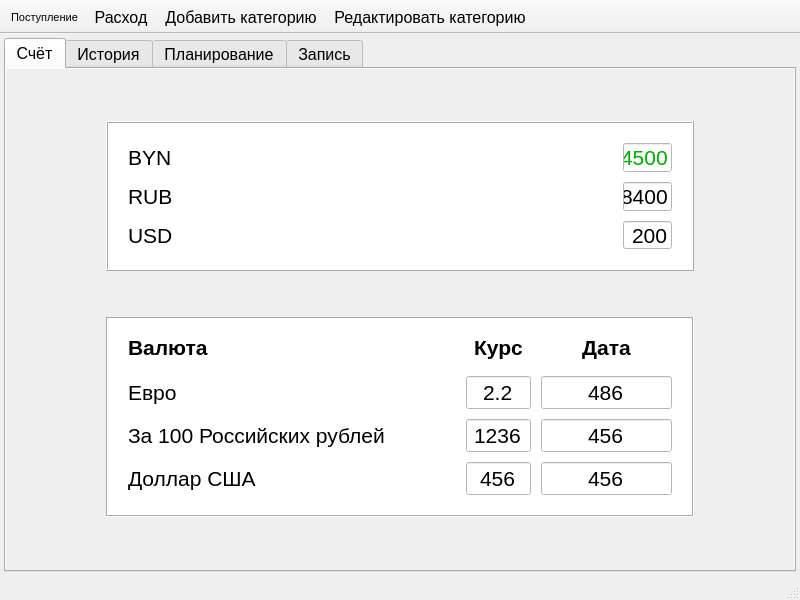
<?xml version="1.0" encoding="UTF-8"?>
<ui version="4.0">
 <author>Sergey Sluka</author>
 <class>MainWindow</class>
 <widget class="QMainWindow" name="MainWindow">
  <property name="windowModality">
   <enum>Qt::WindowModal</enum>
  </property>
  <property name="enabled">
   <bool>true</bool>
  </property>
  <property name="geometry">
   <rect>
    <x>0</x>
    <y>0</y>
    <width>800</width>
    <height>600</height>
   </rect>
  </property>
  <property name="sizePolicy">
   <sizepolicy hsizetype="Fixed" vsizetype="Fixed">
    <horstretch>0</horstretch>
    <verstretch>0</verstretch>
   </sizepolicy>
  </property>
  <property name="minimumSize">
   <size>
    <width>800</width>
    <height>600</height>
   </size>
  </property>
  <property name="maximumSize">
   <size>
    <width>800</width>
    <height>600</height>
   </size>
  </property>
  <property name="baseSize">
   <size>
    <width>800</width>
    <height>600</height>
   </size>
  </property>
  <property name="font">
   <font>
    <pointsize>12</pointsize>
   </font>
  </property>
  <property name="cursor">
   <cursorShape>ArrowCursor</cursorShape>
  </property>
  <property name="mouseTracking">
   <bool>false</bool>
  </property>
  <property name="windowTitle">
   <string notr="true">Домашняя бухгалтерия</string>
  </property>
  <property name="toolTip">
   <string notr="true">Домашняя бухгалтерия</string>
  </property>
  <property name="autoFillBackground">
   <bool>true</bool>
  </property>
  <property name="windowFilePath">
   <string/>
  </property>
  <property name="inputMethodHints">
   <set>Qt::ImhNone</set>
  </property>
  <property name="iconSize">
   <size>
    <width>16</width>
    <height>16</height>
   </size>
  </property>
  <property name="toolButtonStyle">
   <enum>Qt::ToolButtonIconOnly</enum>
  </property>
  <property name="animated">
   <bool>true</bool>
  </property>
  <property name="documentMode">
   <bool>false</bool>
  </property>
  <property name="tabShape">
   <enum>QTabWidget::Rounded</enum>
  </property>
  <property name="dockNestingEnabled">
   <bool>false</bool>
  </property>
  <property name="dockOptions">
   <set>QMainWindow::AllowTabbedDocks|QMainWindow::AnimatedDocks</set>
  </property>
  <property name="unifiedTitleAndToolBarOnMac">
   <bool>false</bool>
  </property>
  <widget class="QWidget" name="centralwidget">
   <layout class="QHBoxLayout" name="horizontalLayout">
    <property name="spacing">
     <number>0</number>
    </property>
    <property name="leftMargin">
     <number>4</number>
    </property>
    <property name="topMargin">
     <number>4</number>
    </property>
    <property name="rightMargin">
     <number>4</number>
    </property>
    <property name="bottomMargin">
     <number>4</number>
    </property>
    <item>
     <widget class="QTabWidget" name="tabWidget">
      <property name="autoFillBackground">
       <bool>true</bool>
      </property>
      <property name="tabShape">
       <enum>QTabWidget::Rounded</enum>
      </property>
      <property name="currentIndex">
       <number>0</number>
      </property>
      <property name="iconSize">
       <size>
        <width>16</width>
        <height>16</height>
       </size>
      </property>
      <property name="documentMode">
       <bool>false</bool>
      </property>
      <property name="tabsClosable">
       <bool>false</bool>
      </property>
      <property name="movable">
       <bool>false</bool>
      </property>
      <property name="tabBarAutoHide">
       <bool>false</bool>
      </property>
      <widget class="QWidget" name="tab_bill">
       <property name="sizePolicy">
        <sizepolicy hsizetype="Preferred" vsizetype="Preferred">
         <horstretch>0</horstretch>
         <verstretch>0</verstretch>
        </sizepolicy>
       </property>
       <property name="minimumSize">
        <size>
         <width>0</width>
         <height>0</height>
        </size>
       </property>
       <property name="layoutDirection">
        <enum>Qt::LeftToRight</enum>
       </property>
       <property name="autoFillBackground">
        <bool>true</bool>
       </property>
       <attribute name="title">
        <string>Счёт</string>
       </attribute>
       <layout class="QGridLayout" name="gridLayout_3">
        <property name="leftMargin">
         <number>100</number>
        </property>
        <property name="topMargin">
         <number>10</number>
        </property>
        <property name="rightMargin">
         <number>100</number>
        </property>
        <property name="bottomMargin">
         <number>10</number>
        </property>
        <item row="0" column="0">
         <widget class="QFrame" name="frame_bill">
          <property name="maximumSize">
           <size>
            <width>16777215</width>
            <height>150</height>
           </size>
          </property>
          <property name="baseSize">
           <size>
            <width>200</width>
            <height>200</height>
           </size>
          </property>
          <property name="autoFillBackground">
           <bool>false</bool>
          </property>
          <property name="styleSheet">
           <string notr="true">background-color: #fff;</string>
          </property>
          <property name="frameShape">
           <enum>QFrame::Box</enum>
          </property>
          <property name="frameShadow">
           <enum>QFrame::Raised</enum>
          </property>
          <property name="midLineWidth">
           <number>0</number>
          </property>
          <layout class="QGridLayout" name="gridLayout" columnstretch="10,1">
           <property name="leftMargin">
            <number>20</number>
           </property>
           <property name="topMargin">
            <number>20</number>
           </property>
           <property name="rightMargin">
            <number>20</number>
           </property>
           <property name="bottomMargin">
            <number>20</number>
           </property>
           <property name="spacing">
            <number>10</number>
           </property>
           <item row="0" column="0">
            <widget class="QLabel" name="label_bill_byn">
             <property name="font">
              <font>
               <pointsize>16</pointsize>
              </font>
             </property>
             <property name="text">
              <string notr="true">BYN</string>
             </property>
            </widget>
           </item>
           <item row="2" column="1">
            <widget class="QLineEdit" name="lineEdit_usd">
             <property name="font">
              <font>
               <pointsize>16</pointsize>
              </font>
             </property>
             <property name="text">
              <string>200</string>
             </property>
             <property name="alignment">
              <set>Qt::AlignRight|Qt::AlignTrailing|Qt::AlignVCenter</set>
             </property>
             <property name="readOnly">
              <bool>true</bool>
             </property>
            </widget>
           </item>
           <item row="1" column="0">
            <widget class="QLabel" name="label_bill_rub">
             <property name="font">
              <font>
               <pointsize>16</pointsize>
              </font>
             </property>
             <property name="text">
              <string notr="true">RUB</string>
             </property>
            </widget>
           </item>
           <item row="1" column="1">
            <widget class="QLineEdit" name="lineEdit_rub">
             <property name="enabled">
              <bool>true</bool>
             </property>
             <property name="font">
              <font>
               <pointsize>16</pointsize>
              </font>
             </property>
             <property name="text">
              <string comment="1">8400</string>
             </property>
             <property name="maxLength">
              <number>8</number>
             </property>
             <property name="echoMode">
              <enum>QLineEdit::Normal</enum>
             </property>
             <property name="alignment">
              <set>Qt::AlignRight|Qt::AlignTrailing|Qt::AlignVCenter</set>
             </property>
             <property name="readOnly">
              <bool>true</bool>
             </property>
            </widget>
           </item>
           <item row="2" column="0">
            <widget class="QLabel" name="label_bill_usd">
             <property name="font">
              <font>
               <pointsize>16</pointsize>
              </font>
             </property>
             <property name="text">
              <string notr="true">USD</string>
             </property>
            </widget>
           </item>
           <item row="0" column="1">
            <widget class="QLineEdit" name="lineEdit_byn">
             <property name="enabled">
              <bool>true</bool>
             </property>
             <property name="font">
              <font>
               <pointsize>16</pointsize>
              </font>
             </property>
             <property name="styleSheet">
              <string notr="true">color: rgb(0, 170, 0);</string>
             </property>
             <property name="text">
              <string>4500</string>
             </property>
             <property name="alignment">
              <set>Qt::AlignRight|Qt::AlignTrailing|Qt::AlignVCenter</set>
             </property>
             <property name="readOnly">
              <bool>true</bool>
             </property>
            </widget>
           </item>
          </layout>
         </widget>
        </item>
        <item row="1" column="0">
         <widget class="QFrame" name="frame_rates">
          <property name="maximumSize">
           <size>
            <width>800</width>
            <height>200</height>
           </size>
          </property>
          <property name="autoFillBackground">
           <bool>false</bool>
          </property>
          <property name="styleSheet">
           <string notr="true">background-color: #fff;</string>
          </property>
          <property name="frameShape">
           <enum>QFrame::Box</enum>
          </property>
          <property name="frameShadow">
           <enum>QFrame::Sunken</enum>
          </property>
          <layout class="QGridLayout" name="gridLayout_2" columnstretch="5,1,2">
           <property name="sizeConstraint">
            <enum>QLayout::SetDefaultConstraint</enum>
           </property>
           <property name="leftMargin">
            <number>20</number>
           </property>
           <property name="topMargin">
            <number>9</number>
           </property>
           <property name="rightMargin">
            <number>20</number>
           </property>
           <property name="bottomMargin">
            <number>20</number>
           </property>
           <property name="spacing">
            <number>10</number>
           </property>
           <item row="0" column="0">
            <widget class="QLabel" name="label_rates_title_name">
             <property name="font">
              <font>
               <pointsize>16</pointsize>
               <weight>75</weight>
               <bold>true</bold>
              </font>
             </property>
             <property name="contextMenuPolicy">
              <enum>Qt::NoContextMenu</enum>
             </property>
             <property name="layoutDirection">
              <enum>Qt::LeftToRight</enum>
             </property>
             <property name="frameShape">
              <enum>QFrame::NoFrame</enum>
             </property>
             <property name="text">
              <string>Валюта</string>
             </property>
             <property name="textFormat">
              <enum>Qt::AutoText</enum>
             </property>
             <property name="alignment">
              <set>Qt::AlignLeading|Qt::AlignLeft|Qt::AlignVCenter</set>
             </property>
            </widget>
           </item>
           <item row="0" column="1">
            <widget class="QLabel" name="label_rates_title_rate">
             <property name="font">
              <font>
               <pointsize>16</pointsize>
               <weight>75</weight>
               <bold>true</bold>
              </font>
             </property>
             <property name="contextMenuPolicy">
              <enum>Qt::NoContextMenu</enum>
             </property>
             <property name="layoutDirection">
              <enum>Qt::LeftToRight</enum>
             </property>
             <property name="frameShape">
              <enum>QFrame::NoFrame</enum>
             </property>
             <property name="text">
              <string>Курс</string>
             </property>
             <property name="textFormat">
              <enum>Qt::AutoText</enum>
             </property>
             <property name="alignment">
              <set>Qt::AlignCenter</set>
             </property>
            </widget>
           </item>
           <item row="0" column="2">
            <widget class="QLabel" name="label_rates_title_date">
             <property name="font">
              <font>
               <pointsize>16</pointsize>
               <weight>75</weight>
               <bold>true</bold>
              </font>
             </property>
             <property name="contextMenuPolicy">
              <enum>Qt::NoContextMenu</enum>
             </property>
             <property name="layoutDirection">
              <enum>Qt::LeftToRight</enum>
             </property>
             <property name="frameShape">
              <enum>QFrame::NoFrame</enum>
             </property>
             <property name="text">
              <string>Дата</string>
             </property>
             <property name="textFormat">
              <enum>Qt::AutoText</enum>
             </property>
             <property name="alignment">
              <set>Qt::AlignCenter</set>
             </property>
            </widget>
           </item>
           <item row="1" column="0">
            <widget class="QLabel" name="label_rates_evr">
             <property name="font">
              <font>
               <pointsize>16</pointsize>
              </font>
             </property>
             <property name="text">
              <string>Евро</string>
             </property>
            </widget>
           </item>
           <item row="1" column="1">
            <widget class="QLineEdit" name="lineEdit_rates_evr">
             <property name="font">
              <font>
               <pointsize>16</pointsize>
              </font>
             </property>
             <property name="layoutDirection">
              <enum>Qt::LeftToRight</enum>
             </property>
             <property name="text">
              <string>2.2</string>
             </property>
             <property name="alignment">
              <set>Qt::AlignCenter</set>
             </property>
             <property name="readOnly">
              <bool>true</bool>
             </property>
            </widget>
           </item>
           <item row="1" column="2">
            <widget class="QLineEdit" name="lineEdit_rates_date_evr">
             <property name="font">
              <font>
               <pointsize>16</pointsize>
              </font>
             </property>
             <property name="layoutDirection">
              <enum>Qt::LeftToRight</enum>
             </property>
             <property name="text">
              <string>486</string>
             </property>
             <property name="alignment">
              <set>Qt::AlignCenter</set>
             </property>
             <property name="readOnly">
              <bool>true</bool>
             </property>
            </widget>
           </item>
           <item row="2" column="0">
            <widget class="QLabel" name="label_rates_rub">
             <property name="font">
              <font>
               <pointsize>16</pointsize>
              </font>
             </property>
             <property name="text">
              <string>За 100 Российских рублей</string>
             </property>
            </widget>
           </item>
           <item row="2" column="1">
            <widget class="QLineEdit" name="lineEdit_rates_rub">
             <property name="font">
              <font>
               <pointsize>16</pointsize>
              </font>
             </property>
             <property name="layoutDirection">
              <enum>Qt::LeftToRight</enum>
             </property>
             <property name="text">
              <string>1236</string>
             </property>
             <property name="alignment">
              <set>Qt::AlignCenter</set>
             </property>
             <property name="readOnly">
              <bool>true</bool>
             </property>
            </widget>
           </item>
           <item row="2" column="2">
            <widget class="QLineEdit" name="lineEdit_rates_date_rub">
             <property name="font">
              <font>
               <pointsize>16</pointsize>
              </font>
             </property>
             <property name="layoutDirection">
              <enum>Qt::LeftToRight</enum>
             </property>
             <property name="text">
              <string>456</string>
             </property>
             <property name="alignment">
              <set>Qt::AlignCenter</set>
             </property>
             <property name="readOnly">
              <bool>true</bool>
             </property>
            </widget>
           </item>
           <item row="3" column="0">
            <widget class="QLabel" name="label_rates_usd">
             <property name="font">
              <font>
               <pointsize>16</pointsize>
              </font>
             </property>
             <property name="text">
              <string>Доллар США</string>
             </property>
            </widget>
           </item>
           <item row="3" column="1">
            <widget class="QLineEdit" name="lineEdit_rates_usd">
             <property name="font">
              <font>
               <pointsize>16</pointsize>
              </font>
             </property>
             <property name="layoutDirection">
              <enum>Qt::LeftToRight</enum>
             </property>
             <property name="text">
              <string>456</string>
             </property>
             <property name="alignment">
              <set>Qt::AlignCenter</set>
             </property>
             <property name="readOnly">
              <bool>true</bool>
             </property>
            </widget>
           </item>
           <item row="3" column="2">
            <widget class="QLineEdit" name="lineEdit_rates_date_usd">
             <property name="font">
              <font>
               <pointsize>16</pointsize>
              </font>
             </property>
             <property name="layoutDirection">
              <enum>Qt::LeftToRight</enum>
             </property>
             <property name="text">
              <string>456</string>
             </property>
             <property name="alignment">
              <set>Qt::AlignCenter</set>
             </property>
             <property name="readOnly">
              <bool>true</bool>
             </property>
            </widget>
           </item>
          </layout>
         </widget>
        </item>
       </layout>
      </widget>
      <widget class="QWidget" name="tab_history">
       <attribute name="title">
        <string>История</string>
       </attribute>
      </widget>
      <widget class="QWidget" name="tab_planning">
       <attribute name="title">
        <string>Планирование</string>
       </attribute>
      </widget>
      <widget class="QWidget" name="tab_write">
       <attribute name="title">
        <string>Запись</string>
       </attribute>
      </widget>
     </widget>
    </item>
   </layout>
  </widget>
  <widget class="QStatusBar" name="statusbar"/>
  <widget class="QToolBar" name="toolBar">
   <property name="sizePolicy">
    <sizepolicy hsizetype="Preferred" vsizetype="Fixed">
     <horstretch>0</horstretch>
     <verstretch>0</verstretch>
    </sizepolicy>
   </property>
   <property name="font">
    <font>
     <pointsize>12</pointsize>
     <kerning>true</kerning>
    </font>
   </property>
   <property name="cursor">
    <cursorShape>ArrowCursor</cursorShape>
   </property>
   <property name="focusPolicy">
    <enum>Qt::NoFocus</enum>
   </property>
   <property name="contextMenuPolicy">
    <enum>Qt::DefaultContextMenu</enum>
   </property>
   <property name="acceptDrops">
    <bool>false</bool>
   </property>
   <property name="windowTitle">
    <string>toolBar</string>
   </property>
   <property name="layoutDirection">
    <enum>Qt::LeftToRight</enum>
   </property>
   <property name="autoFillBackground">
    <bool>false</bool>
   </property>
   <property name="movable">
    <bool>false</bool>
   </property>
   <property name="orientation">
    <enum>Qt::Horizontal</enum>
   </property>
   <property name="iconSize">
    <size>
     <width>16</width>
     <height>16</height>
    </size>
   </property>
   <property name="toolButtonStyle">
    <enum>Qt::ToolButtonIconOnly</enum>
   </property>
   <property name="floatable">
    <bool>true</bool>
   </property>
   <attribute name="toolBarArea">
    <enum>TopToolBarArea</enum>
   </attribute>
   <attribute name="toolBarBreak">
    <bool>false</bool>
   </attribute>
   <addaction name="actionIncome"/>
   <addaction name="actionOutcome"/>
   <addaction name="actionNewCategory"/>
   <addaction name="actionEditCategory"/>
  </widget>
  <action name="actionIncome">
   <property name="checkable">
    <bool>false</bool>
   </property>
   <property name="checked">
    <bool>false</bool>
   </property>
   <property name="icon">
    <iconset>
     <normaloff>:/actions/svg/download-solid.svg</normaloff>:/actions/svg/download-solid.svg</iconset>
   </property>
   <property name="text">
    <string>Поступление</string>
   </property>
   <property name="iconText">
    <string>Поступление</string>
   </property>
   <property name="toolTip">
    <string>Поступдение средств</string>
   </property>
   <property name="font">
    <font>
     <pointsize>8</pointsize>
     <kerning>false</kerning>
    </font>
   </property>
   <property name="autoRepeat">
    <bool>true</bool>
   </property>
   <property name="visible">
    <bool>true</bool>
   </property>
   <property name="menuRole">
    <enum>QAction::TextHeuristicRole</enum>
   </property>
   <property name="iconVisibleInMenu">
    <bool>true</bool>
   </property>
   <property name="priority">
    <enum>QAction::NormalPriority</enum>
   </property>
  </action>
  <action name="actionOutcome">
   <property name="icon">
    <iconset>
     <normaloff>:/actions/svg/upload-solid.svg</normaloff>:/actions/svg/upload-solid.svg</iconset>
   </property>
   <property name="text">
    <string>Расход</string>
   </property>
   <property name="toolTip">
    <string>Расход</string>
   </property>
  </action>
  <action name="actionNewCategory">
   <property name="icon">
    <iconset>
     <normaloff>:/actions/svg/folder-plus-solid.svg</normaloff>:/actions/svg/folder-plus-solid.svg</iconset>
   </property>
   <property name="text">
    <string>Добавить категорию</string>
   </property>
   <property name="toolTip">
    <string>Добавить категорию</string>
   </property>
  </action>
  <action name="actionEditCategory">
   <property name="icon">
    <iconset>
     <normaloff>:/actions/svg/folder-open-solid.svg</normaloff>:/actions/svg/folder-open-solid.svg</iconset>
   </property>
   <property name="text">
    <string>Редактировать категорию</string>
   </property>
   <property name="toolTip">
    <string>Редактировать категорию</string>
   </property>
  </action>
 </widget>
 <layoutdefault spacing="4" margin="4"/>
 <tabstops>
  <tabstop>tabWidget</tabstop>
  <tabstop>lineEdit_rub</tabstop>
  <tabstop>lineEdit_usd</tabstop>
  <tabstop>lineEdit_rates_rub</tabstop>
  <tabstop>lineEdit_rates_usd</tabstop>
  <tabstop>lineEdit_rates_evr</tabstop>
  <tabstop>lineEdit_byn</tabstop>
 </tabstops>
 <resources>
  <include location="resources.qrc"/>
 </resources>
 <connections>
  <connection>
   <sender>MainWindow</sender>
   <signal>iconSizeChanged(QSize)</signal>
   <receiver>MainWindow</receiver>
   <slot>close()</slot>
   <hints>
    <hint type="sourcelabel">
     <x>164</x>
     <y>351</y>
    </hint>
    <hint type="destinationlabel">
     <x>472</x>
     <y>351</y>
    </hint>
   </hints>
  </connection>
 </connections>
 <designerdata>
  <property name="gridDeltaX">
   <number>10</number>
  </property>
  <property name="gridDeltaY">
   <number>10</number>
  </property>
  <property name="gridSnapX">
   <bool>true</bool>
  </property>
  <property name="gridSnapY">
   <bool>true</bool>
  </property>
  <property name="gridVisible">
   <bool>true</bool>
  </property>
 </designerdata>
</ui>
